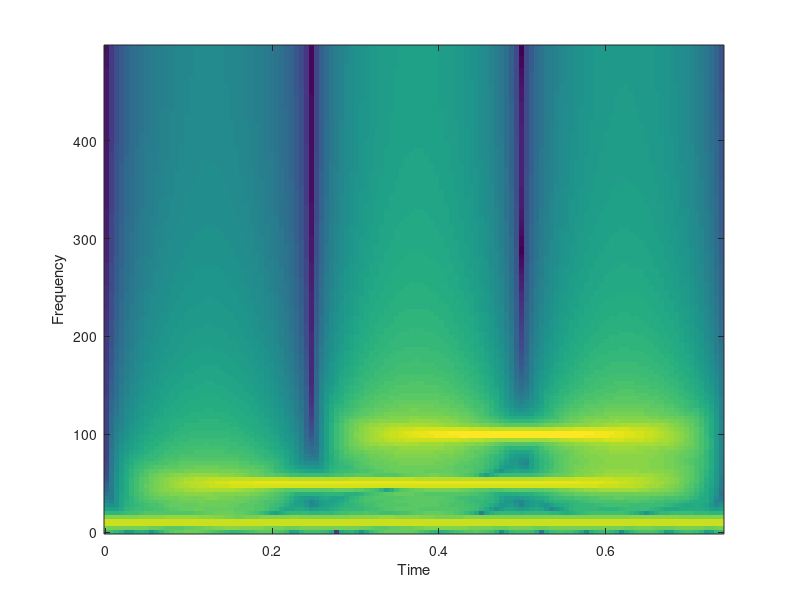
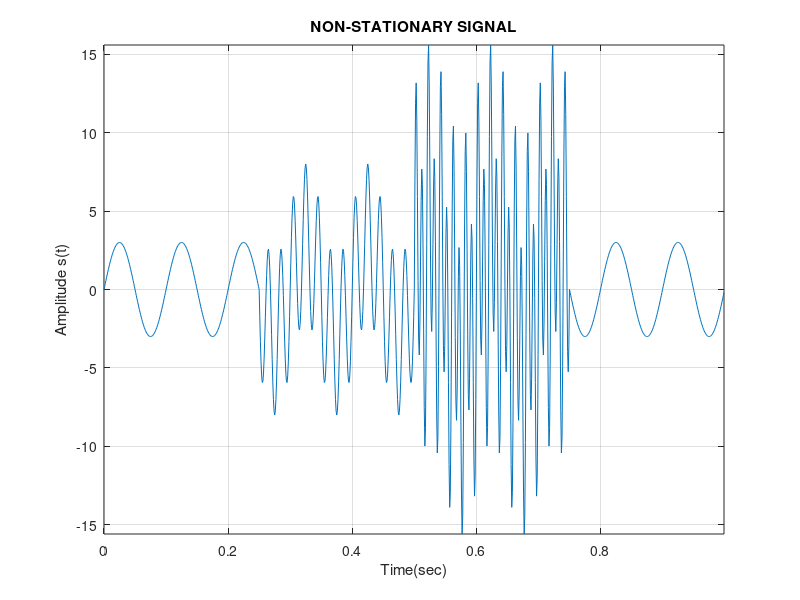

Source code (MATLAB) for these figures, in order:
%  PROGRAM TO CREATE DATA FILES
%
% Number of data points  or number of samples= N (these points may come fron a data acquisition system)
% Sampling(time)period = Ts = 1/N,  in seconds ( 1sec/N-samples).
% If N>> then Ts is << , more samples than necessary for the accurate representation of the analog signal
%                        are extracted from the signal (WASTE of DIGITAL MEMORY).
% If N>> then Ts is << ,less samples are extracted  than necessary for its accurate representation.
% THEREFORE, in order to preserve all the important features of the analog signal N must be sufficiently small. 
% REMEMBER:
% Frequency sampling rate(resolution) = Fs = 1/Ts > to 2*(highest frequency) contained in the analog signal.  
% NOTE: If we choose Fs = 1/(N*Ts) with Ts=1/N, then the frequency sampling resolution is Fs=1hertz.

clear all;

% GLOBAL INPUTS
N=1000;
%N=128;
%N=256;  % Number of data (sample) points
%N=64;
a=2;                                         % Exponent for the exponential decay 

rn=0;                                        % Random noise generation flag ( 0 for no noise and 1 for noise )

%t1=00;										      % Location of the first Dirac delta function on t-axis
%t2=90.0;
t1=128.00;
t2=179.2;80.


%diracdf1=20;										    % Magnitude of the first Dirac delta function
%diracdf2=20;                                  % Magnitude of the second Dirac delta function
%diracdf1=10;
%diracdf2=15;

freq1=10;                                     % Frequencies
freq2=50;
freq3=100;

Ts=1/N;			                              % Sampling(time)interval = delta(t)
                           

t0=0;                                        % Start time  

t=t0:Ts:Ts*(N-1);		                        % delta(t) = 0, 1/N, ... (N-1)/N, 1 



%%%%%%%%%%%%%%%%%%%%%%%%%%%%%%%%%%%%%%%%%%%%%%sr=1000;   						% Sampling rate
%%%%%%%%%%%%%%%%%%%%%%%%%%%%%%%%%%%%%%%%%%%%%%sr=10;                                  
%%%%%%%%%%%%%%%%%%%%%%%%%%%%%%%%%%%%%%%%%%%%%%sr=23;

%%%%%%%%%%%%%%%%%%%%%%%%%%%%%%%%%%%%%%%%%%%%%%k=1:N;    										
%%%%%%%%%%%%%%%%%%%%%%%%%%%%%%%%%%%%%%%%%%%%%%T=k/sr;    


% ADD RANDOM NOISE TO THE SIGNAL

if rn==1 
   
   RN= randn(size(t));
   %RN=0.1*RN;
   RN=1.5*RN;
   figure(1);
   plot(t,RN);
   title('RANDOM NOISE');
   xlabel('Time(sec)')
   ylabel('Amplitude')
else
   RN(1:N)=0.0;   
end;

% SIGNAL GENERATING FUNCTION 

%Name = 'sinefunction';                       % Set the file name 
%Name = 'sum2sines';                    
%Name = 'sum2sinw2dirac';
%Name = 'sum2sinw2broaderdeltas';
Name = 'non-stationary-wave';
%Name = 'suc2sines';
%Name = 'suc3sines';
%%Name = 'OscExpdecay';
%N%ame = 'sintsquare';


%**********************************************************************************************************************
switch Name
   
     case 'sinefunction',       
       
f=sin(2*pi*freq1*t);
%f=f/(2*pi);
%f=cos(2*pi*freq1*t);
%f=sin(2*pi*freq1*t)+RN; 
%specgram(f,256,1e3,256,250);
spectrogram(f);
   
     case 'sum2sines',
   
f=sin(2*pi*freq1*t) + sin(2*pi*freq2*t)+RN;	% Sum of two sine waves of f1 and f2 frequencies
specgram(f,256,1e3,256,250);

     case 'sum2sinw2dirac',
   
f=3*sin(2*pi*freq1*t) + 5*sin(2*pi*freq2*t)+RN;	% Sum of two sine waves of two frequencies with two Dirac Delta functions
                                             % added at times t1 and t2						
f(t1:t1)=f(t1:t1) + diracdf1; 																											
f(t2:t2)=f(t2:t2) + diracdf2;
specgram(f,256,1e3,256,250);

     case 'sum2sinw2broaderdeltas',

f=sin(2*pi*freq1*t)+ sin(2*pi*freq2*t)+RN;						
f(t1:t1+1)=f(t1:t1+1)+diracdf1;
f(t2:t2+1)=f(t2:t2+1)+diracdf1;
specgram(f,256,1e3,256,250);

    case 'non-stationary-wave',

f(1:250)=3*sin(2*pi*freq1*t(1:250));   
f(251:500)=3*sin(2*pi*freq1*t(251:500)) + 5*sin(2*pi*freq2*t(251:500));
f(501:750)=3*sin(2*pi*freq1*t(501:750))+ 5*sin(2*pi*freq2*t(501:750)) + 9*sin(2*pi*freq3*t(501:750));
f(751:1000)=3*sin(2*pi*freq1*t(751:1000));
specgram(f,256,1e3,256,250)

     case 'suc2sines',
   
f(1:256)=sin(2*pi*freq1*t(1:256))+RN(1:256); % Two successive sine waves of  two frequencies
f(257:N)=sin(2*pi*freq2*t(257:N))+RN(257:N); % Signals are separated at t=50 secs
specgram(f,256,1e3,256,250) % Display the spectrogram

     case 'suc3sines',

f(1:170)=sin(2*pi*freq1*t(1:170))+RN(1:170); % Three successive sine waves of  three frequencies
                                          % Signals are separated at t=50 secs
f(171:240)=sin(2*pi*freq2*t(171:240))+RN(171:240); 

f(241:N)=sin(2*pi*freq3*t(241:N))+RN(2411:N); 
specgram(f,256,1e3,256,250)

     case 'chirp',

%t = 0:0.001:256;              % 2 secs @ 1kHz sample rate
%f = chirp(t,0,1,150);       % Start @ DC, cross 150Hz at t=1 sec
%specgram(f,256,1e3,256,250) % Display the spectrogram

t=0:0.1:255;
%f=chirp(t,0,1,10)+RN;  	  					        % Chirp function
%f=chirp(t:0.1:100); 
f=chirp(0.8,t);

specgram(f,256,1e3,256,250) % Display the spectrogram


     case 'OscExpdecay',                          % Oscillating Exponential decay
   
snt=sin(2*pi*freq1*t); 
ex=exp(-a*t);
ddsnt=diag(snt,0);
ddex=diag(ex,0);
RN=RN';
f= diag(ddsnt*ddex)+RN;
specgram(f,256,1e3,256,250)

     case 'sintsquare',
        
f=sin(2*pi*freq1*(t.^2));
specgram(f,256,1e3,256,250)
end;	
%**********************************************************************************************************************   
% PLOTTING THE DATA

figure(2);
plot(t,f);
	
axis([0 t(N) -max(abs(f)) max(abs(f))]);
%title('ORIGINAL SIGNAL');
title('NON-STATIONARY SIGNAL');
xlabel('Time(sec)');
ylabel('Amplitude s(t)');
grid on
%x=0:0.05:5;
%y=sin(x.^2);
%plot(x,y);
%xlabel('Time');
%ylabel('Amplitude');

%figure(3);

%plot(t,f,'.');
%%%%%%%%%%%%%%%%%%%%%%%%%%%%%%%%%%%%%%%%%%%%%%%x=N/sr;	
%%%%%%%%%%%%%%%%%%%%%%%%%%%%%%%%%%%%%%%%%%%%%%%axis([0 x -max(abs(f)) max(abs(f))]);
%title('ORIGINAL SIGNAL SAMPLED');
%%%%%%%%%%%%%%%%%%%%%%%%%%%%%%%%%%%%%%%%%%%%%%%title('DISCRETE SIGNAL');
%xlabel('Time(sec)');
%ylabel('Amplitude');

ff=f';                                        % Transpose the data row to data column

%%save 'Name'.dat -ascii filaname


response=input('Save File? Go to command window and type 1 for yes and 2 to no ');

if response == 1;

switch Name   
     case 'sinefunction',
   
           save sinefunction.dat -ascii ff;
   
     case 'sum2sines',
   
	        save sum2sines.dat -ascii ff;

     case 'sum2sinw2dirac',
   
           save sum2sinw2dirac.dat -ascii ff;
   
    case 'sum2sinw2broaderdeltas',
   
          save sum2sinw2broaderdeltas.dat -ascii ff;
           
    case 'non-stationary-wave',       
          
           save non-stationary-wave.dat -ascii ff; 
																					
     case 'suc2sines', 

           save suc2sines.dat -ascii ff;

     case 'suc3sines', 

           save suc3sines.dat -ascii ff;

     case 'chirp',
   
           save chirp.dat -ascii ff;
   
     case 'OscExpdecay',
   
           save OscExpdecay.dat -ascii f;
   
     case 'sintsquare',
   
           save sintsquare.dat -ascii ff;


  end;

else
   
end;


% COMMENT 1
% When a signal has two frequency components f1 and f2 the sampling rate should be a least twice 
% the max of f1 and f2.

% COMMENT 2
% To convert the data file generated by this program to an ascii file and save it, type the following
% in Mathlab command window:
% 1. save [newfilename.dat] -ascii [originalfilename].   Example: save twoftwodf.dat -ascii ff 
% 2. copy the data file created to path my .../TestDataGeneration/data
